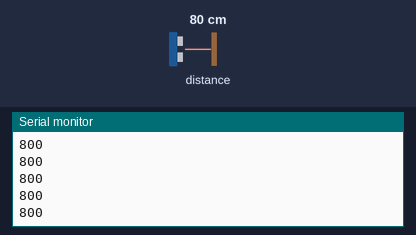
A sketch run on a simulated Arduino Uno R4 WiFi. Parts: the last lines printed to the serial monitor. The inputs (shaded band) are chosen by the test bench; at power-on: distance to the obstacle 80 cm.

Above: at 1.2 s.
1.3 s: distance to the obstacle set to 2 cm
At 1.9 s:
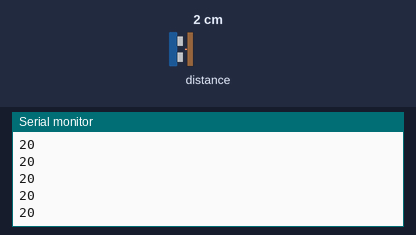
2.8 s: distance to the obstacle set to 4 cm
At 3.5 s:
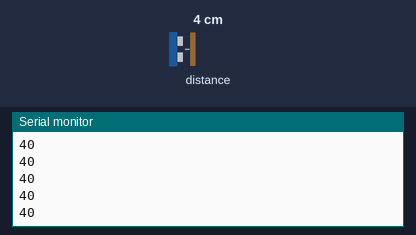
Timing chart, 0 to 5.8 s (numbered marks = the images above; inputs shaded):
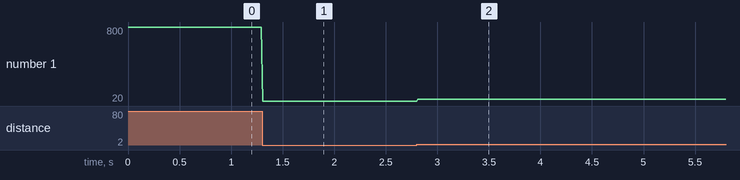

Measured:
- after the input at 1.3 s, the serial monitor: prints a new line at once (image 1)
- after the input at 2.8 s, the serial monitor: prints a new line at once (image 2)
- plotted number 1: 800 → 20 after the input at 1.3 s, 20 → 40 after the input at 2.8 s

The sketch:

856_Modulino_distance.ino
```cpp
#include "Modulino.h"

ModulinoDistance distance;

void setup() {
  Serial.begin(115200);
  Modulino.begin();
  distance.begin();
  Serial.println("ok");
}

void loop() {
  if (distance.available()) {
    int measure = distance.get();
    Serial.println(measure);
  }
  delay(10);
}
```
